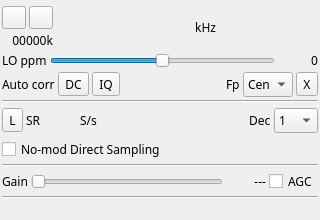
<?xml version="1.0" encoding="UTF-8"?>
<ui version="4.0">
 <class>RTLSDRGui</class>
 <widget class="QWidget" name="RTLSDRGui">
  <property name="geometry">
   <rect>
    <x>0</x>
    <y>0</y>
    <width>320</width>
    <height>220</height>
   </rect>
  </property>
  <property name="sizePolicy">
   <sizepolicy hsizetype="Minimum" vsizetype="Minimum">
    <horstretch>0</horstretch>
    <verstretch>0</verstretch>
   </sizepolicy>
  </property>
  <property name="minimumSize">
   <size>
    <width>320</width>
    <height>220</height>
   </size>
  </property>
  <property name="font">
   <font>
    <family>Sans Serif</family>
    <pointsize>9</pointsize>
   </font>
  </property>
  <property name="windowTitle">
   <string>RTL-SDR</string>
  </property>
  <layout class="QVBoxLayout" name="verticalLayout">
   <property name="spacing">
    <number>3</number>
   </property>
   <property name="leftMargin">
    <number>2</number>
   </property>
   <property name="topMargin">
    <number>2</number>
   </property>
   <property name="rightMargin">
    <number>2</number>
   </property>
   <property name="bottomMargin">
    <number>2</number>
   </property>
   <item>
    <layout class="QHBoxLayout" name="horizontalLayout_freq">
     <property name="topMargin">
      <number>4</number>
     </property>
     <item>
      <layout class="QVBoxLayout" name="deviceUILayout">
       <item>
        <layout class="QHBoxLayout" name="deviceButtonsLayout">
         <item>
          <widget class="ButtonSwitch" name="startStop">
           <property name="toolTip">
            <string>start/stop acquisition</string>
           </property>
           <property name="text">
            <string/>
           </property>
           <property name="icon">
            <iconset resource="../../../sdrbase/resources/res.qrc">
             <normaloff>:/play.png</normaloff>
             <normalon>:/stop.png</normalon>:/play.png</iconset>
           </property>
          </widget>
         </item>
         <item>
          <widget class="ButtonSwitch" name="record">
           <property name="toolTip">
            <string>Toggle record I/Q samples from device</string>
           </property>
           <property name="text">
            <string/>
           </property>
           <property name="icon">
            <iconset resource="../../../sdrbase/resources/res.qrc">
             <normaloff>:/record_off.png</normaloff>:/record_off.png</iconset>
           </property>
          </widget>
         </item>
        </layout>
       </item>
       <item>
        <layout class="QHBoxLayout" name="deviceRateLayout">
         <item>
          <widget class="QLabel" name="deviceRateText">
           <property name="toolTip">
            <string>I/Q sample rate kS/s</string>
           </property>
           <property name="text">
            <string>00000k</string>
           </property>
           <property name="alignment">
            <set>Qt::AlignRight|Qt::AlignTrailing|Qt::AlignVCenter</set>
           </property>
          </widget>
         </item>
        </layout>
       </item>
      </layout>
     </item>
     <item>
      <spacer name="horizontalSpacer">
       <property name="orientation">
        <enum>Qt::Horizontal</enum>
       </property>
       <property name="sizeHint" stdset="0">
        <size>
         <width>0</width>
         <height>0</height>
        </size>
       </property>
      </spacer>
     </item>
     <item>
      <widget class="ValueDial" name="centerFrequency" native="true">
       <property name="sizePolicy">
        <sizepolicy hsizetype="Maximum" vsizetype="Maximum">
         <horstretch>0</horstretch>
         <verstretch>0</verstretch>
        </sizepolicy>
       </property>
       <property name="minimumSize">
        <size>
         <width>32</width>
         <height>16</height>
        </size>
       </property>
       <property name="font">
        <font>
         <family>DejaVu Sans Mono</family>
         <pointsize>20</pointsize>
        </font>
       </property>
       <property name="cursor">
        <cursorShape>PointingHandCursor</cursorShape>
       </property>
       <property name="focusPolicy">
        <enum>Qt::StrongFocus</enum>
       </property>
       <property name="toolTip">
        <string>Tuner center frequency in kHz</string>
       </property>
      </widget>
     </item>
     <item>
      <widget class="QLabel" name="freqUnits">
       <property name="text">
        <string> kHz</string>
       </property>
      </widget>
     </item>
     <item>
      <spacer name="horizontalSpacer_2">
       <property name="orientation">
        <enum>Qt::Horizontal</enum>
       </property>
       <property name="sizeHint" stdset="0">
        <size>
         <width>0</width>
         <height>0</height>
        </size>
       </property>
      </spacer>
     </item>
    </layout>
   </item>
   <item>
    <layout class="QGridLayout" name="gridLayout_ppm">
     <property name="spacing">
      <number>3</number>
     </property>
     <item row="0" column="1">
      <widget class="QSlider" name="ppm">
       <property name="toolTip">
        <string>Local Oscillator ppm correction</string>
       </property>
       <property name="minimum">
        <number>-99</number>
       </property>
       <property name="pageStep">
        <number>1</number>
       </property>
       <property name="orientation">
        <enum>Qt::Horizontal</enum>
       </property>
      </widget>
     </item>
     <item row="0" column="2">
      <widget class="QLabel" name="ppmText">
       <property name="minimumSize">
        <size>
         <width>40</width>
         <height>0</height>
        </size>
       </property>
       <property name="text">
        <string>0</string>
       </property>
       <property name="alignment">
        <set>Qt::AlignRight|Qt::AlignTrailing|Qt::AlignVCenter</set>
       </property>
      </widget>
     </item>
     <item row="0" column="0">
      <widget class="QLabel" name="ppmLabel">
       <property name="text">
        <string>LO ppm</string>
       </property>
      </widget>
     </item>
    </layout>
   </item>
   <item>
    <layout class="QGridLayout" name="gridLayout_corr">
     <item row="0" column="1">
      <widget class="ButtonSwitch" name="dcOffset">
       <property name="toolTip">
        <string>Automatic DC offset removal</string>
       </property>
       <property name="text">
        <string>DC</string>
       </property>
      </widget>
     </item>
     <item row="0" column="2">
      <widget class="ButtonSwitch" name="iqImbalance">
       <property name="toolTip">
        <string>Automatic IQ imbalance correction</string>
       </property>
       <property name="text">
        <string>IQ</string>
       </property>
      </widget>
     </item>
     <item row="0" column="0">
      <widget class="QLabel" name="corrLabel">
       <property name="text">
        <string>Auto corr</string>
       </property>
      </widget>
     </item>
     <item row="0" column="3">
      <spacer name="horizontalSpacer_6">
       <property name="orientation">
        <enum>Qt::Horizontal</enum>
       </property>
       <property name="sizeHint" stdset="0">
        <size>
         <width>40</width>
         <height>20</height>
        </size>
       </property>
      </spacer>
     </item>
     <item row="0" column="5">
      <widget class="QComboBox" name="fcPos">
       <property name="maximumSize">
        <size>
         <width>50</width>
         <height>16777215</height>
        </size>
       </property>
       <property name="toolTip">
        <string>Relative postion of device center frequency</string>
       </property>
       <property name="currentIndex">
        <number>2</number>
       </property>
       <item>
        <property name="text">
         <string>Inf</string>
        </property>
       </item>
       <item>
        <property name="text">
         <string>Sup</string>
        </property>
       </item>
       <item>
        <property name="text">
         <string>Cen</string>
        </property>
       </item>
      </widget>
     </item>
     <item row="0" column="4">
      <widget class="QLabel" name="fcPosLabel">
       <property name="text">
        <string>Fp</string>
       </property>
      </widget>
     </item>
     <item row="0" column="6">
      <widget class="TransverterButton" name="toolButton">
       <property name="toolTip">
        <string>Transverter frequency translation toggle</string>
       </property>
       <property name="text">
        <string>X</string>
       </property>
      </widget>
     </item>
    </layout>
   </item>
   <item>
    <widget class="Line" name="line_4">
     <property name="orientation">
      <enum>Qt::Horizontal</enum>
     </property>
    </widget>
   </item>
   <item>
    <layout class="QHBoxLayout" name="sampleRateLayout">
     <property name="topMargin">
      <number>2</number>
     </property>
     <property name="bottomMargin">
      <number>2</number>
     </property>
     <item>
      <widget class="ButtonSwitch" name="lowSampleRate">
       <property name="toolTip">
        <string>Toggle low/high sample rate range</string>
       </property>
       <property name="text">
        <string>L</string>
       </property>
       <property name="checkable">
        <bool>true</bool>
       </property>
      </widget>
     </item>
     <item>
      <widget class="QLabel" name="samplerateLabel">
       <property name="sizePolicy">
        <sizepolicy hsizetype="Maximum" vsizetype="Preferred">
         <horstretch>0</horstretch>
         <verstretch>0</verstretch>
        </sizepolicy>
       </property>
       <property name="text">
        <string>SR</string>
       </property>
      </widget>
     </item>
     <item>
      <widget class="ValueDial" name="sampleRate" native="true">
       <property name="sizePolicy">
        <sizepolicy hsizetype="Maximum" vsizetype="Maximum">
         <horstretch>0</horstretch>
         <verstretch>0</verstretch>
        </sizepolicy>
       </property>
       <property name="minimumSize">
        <size>
         <width>32</width>
         <height>16</height>
        </size>
       </property>
       <property name="font">
        <font>
         <family>DejaVu Sans Mono</family>
         <pointsize>12</pointsize>
        </font>
       </property>
       <property name="cursor">
        <cursorShape>PointingHandCursor</cursorShape>
       </property>
       <property name="toolTip">
        <string>Device sample rate (S/s)</string>
       </property>
      </widget>
     </item>
     <item>
      <widget class="QLabel" name="sampleRateUnit">
       <property name="text">
        <string>S/s</string>
       </property>
      </widget>
     </item>
     <item>
      <spacer name="horizontalSpacer_7">
       <property name="orientation">
        <enum>Qt::Horizontal</enum>
       </property>
       <property name="sizeHint" stdset="0">
        <size>
         <width>40</width>
         <height>20</height>
        </size>
       </property>
      </spacer>
     </item>
     <item>
      <widget class="QLabel" name="label_decim">
       <property name="text">
        <string>Dec</string>
       </property>
      </widget>
     </item>
     <item>
      <widget class="QComboBox" name="decim">
       <property name="maximumSize">
        <size>
         <width>45</width>
         <height>16777215</height>
        </size>
       </property>
       <property name="toolTip">
        <string>Decimation factor</string>
       </property>
       <property name="currentIndex">
        <number>0</number>
       </property>
       <item>
        <property name="text">
         <string>1</string>
        </property>
       </item>
       <item>
        <property name="text">
         <string>2</string>
        </property>
       </item>
       <item>
        <property name="text">
         <string>4</string>
        </property>
       </item>
       <item>
        <property name="text">
         <string>8</string>
        </property>
       </item>
       <item>
        <property name="text">
         <string>16</string>
        </property>
       </item>
       <item>
        <property name="text">
         <string>32</string>
        </property>
       </item>
      </widget>
     </item>
    </layout>
   </item>
   <item>
    <layout class="QHBoxLayout" name="horizontalLayout_direct">
     <item>
      <widget class="QCheckBox" name="checkBox">
       <property name="toolTip">
        <string>RTLSDR special direct sampling mode (HF Bands)</string>
       </property>
       <property name="text">
        <string>No-mod Direct Sampling</string>
       </property>
      </widget>
     </item>
     <item>
      <spacer name="horizontalSpacer_3">
       <property name="orientation">
        <enum>Qt::Horizontal</enum>
       </property>
       <property name="sizeHint" stdset="0">
        <size>
         <width>40</width>
         <height>20</height>
        </size>
       </property>
      </spacer>
     </item>
    </layout>
   </item>
   <item>
    <widget class="Line" name="line_3">
     <property name="orientation">
      <enum>Qt::Horizontal</enum>
     </property>
    </widget>
   </item>
   <item>
    <layout class="QGridLayout" name="gridLayout_gain">
     <property name="spacing">
      <number>3</number>
     </property>
     <item row="0" column="3">
      <widget class="QCheckBox" name="agc">
       <property name="toolTip">
        <string>Toggles RTLSDR AGC</string>
       </property>
       <property name="text">
        <string>AGC</string>
       </property>
      </widget>
     </item>
     <item row="0" column="0">
      <widget class="QLabel" name="gainLabel">
       <property name="sizePolicy">
        <sizepolicy hsizetype="Maximum" vsizetype="Preferred">
         <horstretch>0</horstretch>
         <verstretch>0</verstretch>
        </sizepolicy>
       </property>
       <property name="text">
        <string>Gain</string>
       </property>
      </widget>
     </item>
     <item row="0" column="1">
      <widget class="QSlider" name="gain">
       <property name="enabled">
        <bool>false</bool>
       </property>
       <property name="toolTip">
        <string>LNA amplification (dB)</string>
       </property>
       <property name="maximum">
        <number>0</number>
       </property>
       <property name="pageStep">
        <number>1</number>
       </property>
       <property name="orientation">
        <enum>Qt::Horizontal</enum>
       </property>
      </widget>
     </item>
     <item row="0" column="2">
      <widget class="QLabel" name="gainText">
       <property name="minimumSize">
        <size>
         <width>40</width>
         <height>0</height>
        </size>
       </property>
       <property name="text">
        <string>---</string>
       </property>
       <property name="alignment">
        <set>Qt::AlignRight|Qt::AlignTrailing|Qt::AlignVCenter</set>
       </property>
      </widget>
     </item>
    </layout>
   </item>
   <item>
    <widget class="Line" name="line_2">
     <property name="orientation">
      <enum>Qt::Horizontal</enum>
     </property>
    </widget>
   </item>
   <item>
    <layout class="QHBoxLayout" name="fillerLayout">
     <item>
      <spacer name="filerVerticalSpacer">
       <property name="orientation">
        <enum>Qt::Vertical</enum>
       </property>
       <property name="sizeHint" stdset="0">
        <size>
         <width>20</width>
         <height>40</height>
        </size>
       </property>
      </spacer>
     </item>
    </layout>
   </item>
  </layout>
 </widget>
 <customwidgets>
  <customwidget>
   <class>ValueDial</class>
   <extends>QWidget</extends>
   <header>gui/valuedial.h</header>
   <container>1</container>
  </customwidget>
  <customwidget>
   <class>ButtonSwitch</class>
   <extends>QToolButton</extends>
   <header>gui/buttonswitch.h</header>
  </customwidget>
  <customwidget>
   <class>TransverterButton</class>
   <extends>QToolButton</extends>
   <header>gui/transverterbutton.h</header>
  </customwidget>
 </customwidgets>
 <resources>
  <include location="../../../sdrbase/resources/res.qrc"/>
 </resources>
 <connections/>
</ui>
